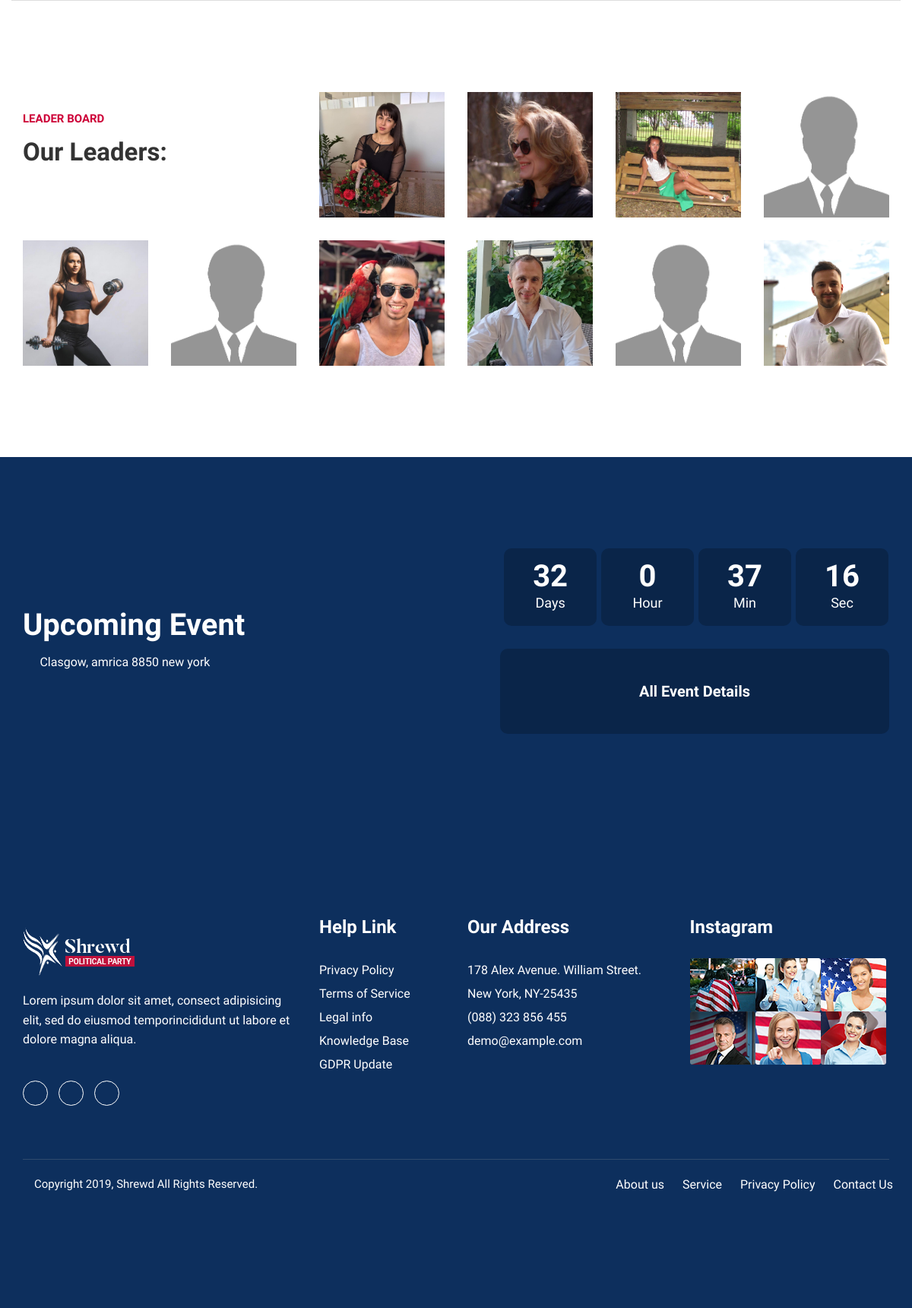
Before: / with the older database file.
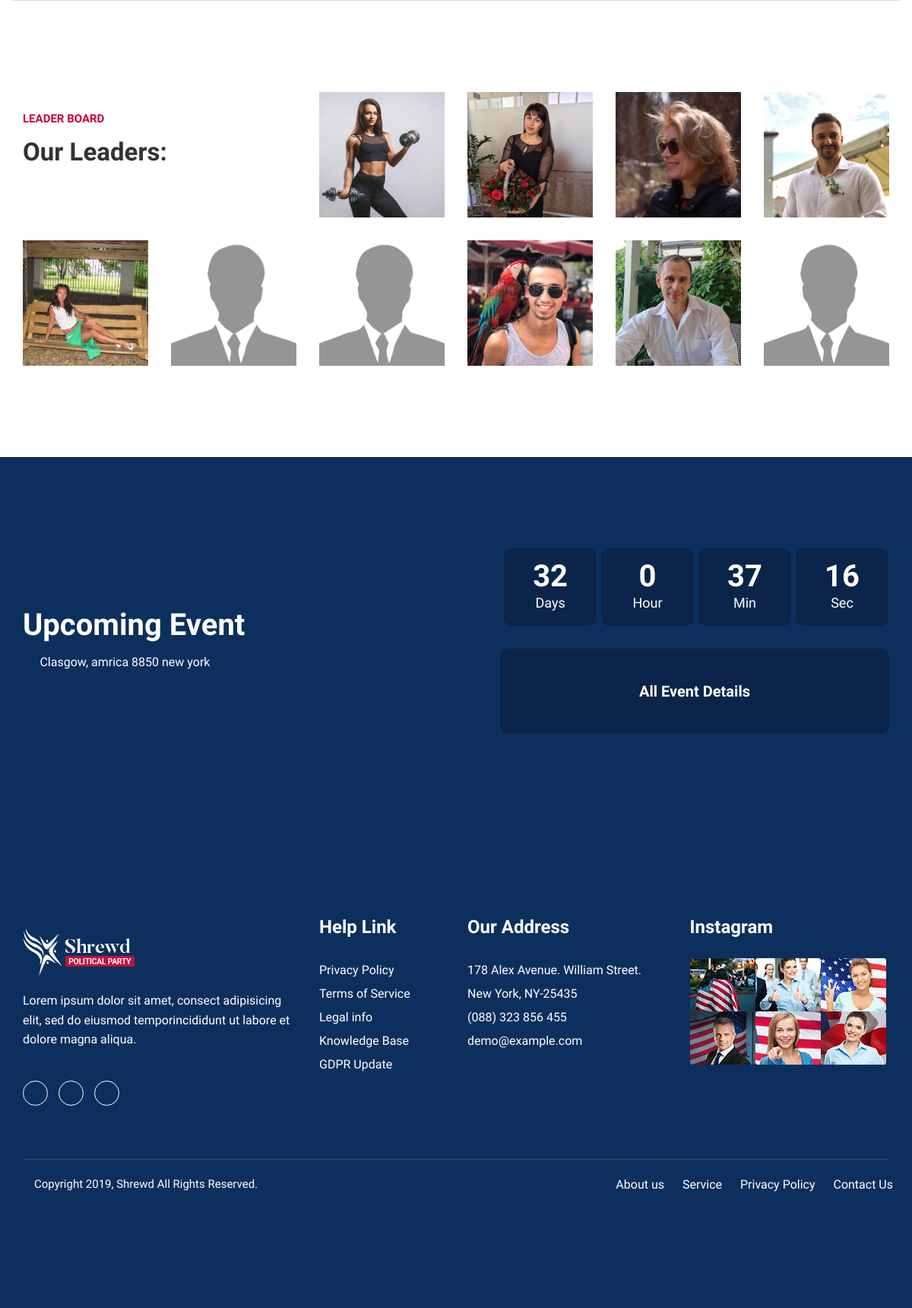
After: the same page with the newer database file.
### catalog/models.py (models this page shows, shortened)
class Person(models.Model):
    name = models.CharField(max_length=255)
    points = models.IntegerField()
    photo = models.ImageField(upload_to="media", null=True)
    facebook = models.CharField(max_length=255, unique=True)
    objects = models.Manager()

### catalog/views.py (the view)
# urls.py: path('', views.index_view),
def index_view(request):
    persons = Person.objects.order_by('-points')[:10]
    context = {'persons': persons, }
    return render(request, 'index.html', context)

### templates/index.html (shortened to what the changed rows need)
{% load static %}
<!DOCTYPE HTML>
<html lang="en-US">
<head>
	<link rel="stylesheet" 	href="{% static 'assets/css/bootstrap.min.css' %}" type="text/css" media="all" />
	<link rel="stylesheet" 	href="{% static 'venobox/venobox.css' %}" type="text/css" media="all" />
	<link rel="stylesheet" 	href="{% static 'assets/css/nivo-slider.css' %}" type="text/css" media="all" />
	<link rel="stylesheet" 	href="{% static 'assets/css/animate.css' %}" type="text/css" media="all" />
	<link rel="stylesheet"  href="{% static 'assets/css/slick.css' %}" type="text/css" media="all" />
	<link rel="stylesheet" 	href="{% static 'assets/css/owl.carousel.css' %}" type="text/css" media="all" />
	<link rel="stylesheet" 	href="{% static 'assets/css/owl.transitions.css' %}" type="text/css" media="all" />
	<link rel="stylesheet"  href="{% static 'assets/css/font-awesome.min.css' %}" type="text/css" media="all" />
	<link rel="stylesheet"  href="{% static 'assets/css/meanmenu.min.css' %}" type="text/css" media="all" />
	<link rel="stylesheet"  href="{% static 'assets/css/header-menu.css' %}" type="text/css" media="all" />
	<link rel="stylesheet"  href="{% static 'assets/css/theme-default.css' %}" type="text/css" media="all" />
	<link rel="stylesheet"  href="{% static 'assets/css/widget.css' %}" type="text/css" media="all" />
	<link rel="stylesheet"  href="{% static 'assets/css/unittest.css' %}" type="text/css" media="all" />
	<link rel="stylesheet"  href="{% static 'style.css' %}" type="text/css" media="all" />
	<link rel="stylesheet"  href="{% static 'assets/css/responsive.css' %}" type="text/css" media="all" />
</head>
<body>
<div class="team_area">
	<div class="container">
		<div class="row">
			<div class="col-md-4">
				<div class="section_title">
					<div class="section_title_inner team_sec">
						<h1>Leader Board</h1>
						<h2>Our Leaders:</h2>
					</div>
				</div>
			</div>
			{% for person in persons %}
			<div class="col-md-2">
				<div class="row">
					<div class="col-md-12 col-sm-6 col-xs-12">
						<div class="single_team">
							<div class="single_team_thumb">
								<img src="{{ person.photo.url }}" alt="title"
									 style="width: 165px; height: 165px;" />
							</div>
						</div>
					</div>
				</div>
			</div>
			{% endfor %}
		</div>
	</div>
</div>
<div class="countdown_area">
	<div class="container">
		<div class="row ">
			<div class="col-md-4">
				<div class="countdown_title">
					<div class="countdown_title_inner">
						<h2>Upcoming Event</h2>
					</div>
				</div>
			</div>
		</div>
	</div>
</div>
	</body>
</html>

Changed rows visible on the page:
changed Person (number 1 of 10 on the later page): moves up the list
changed Person (number 4 of 10 on the later page): moves up the list
